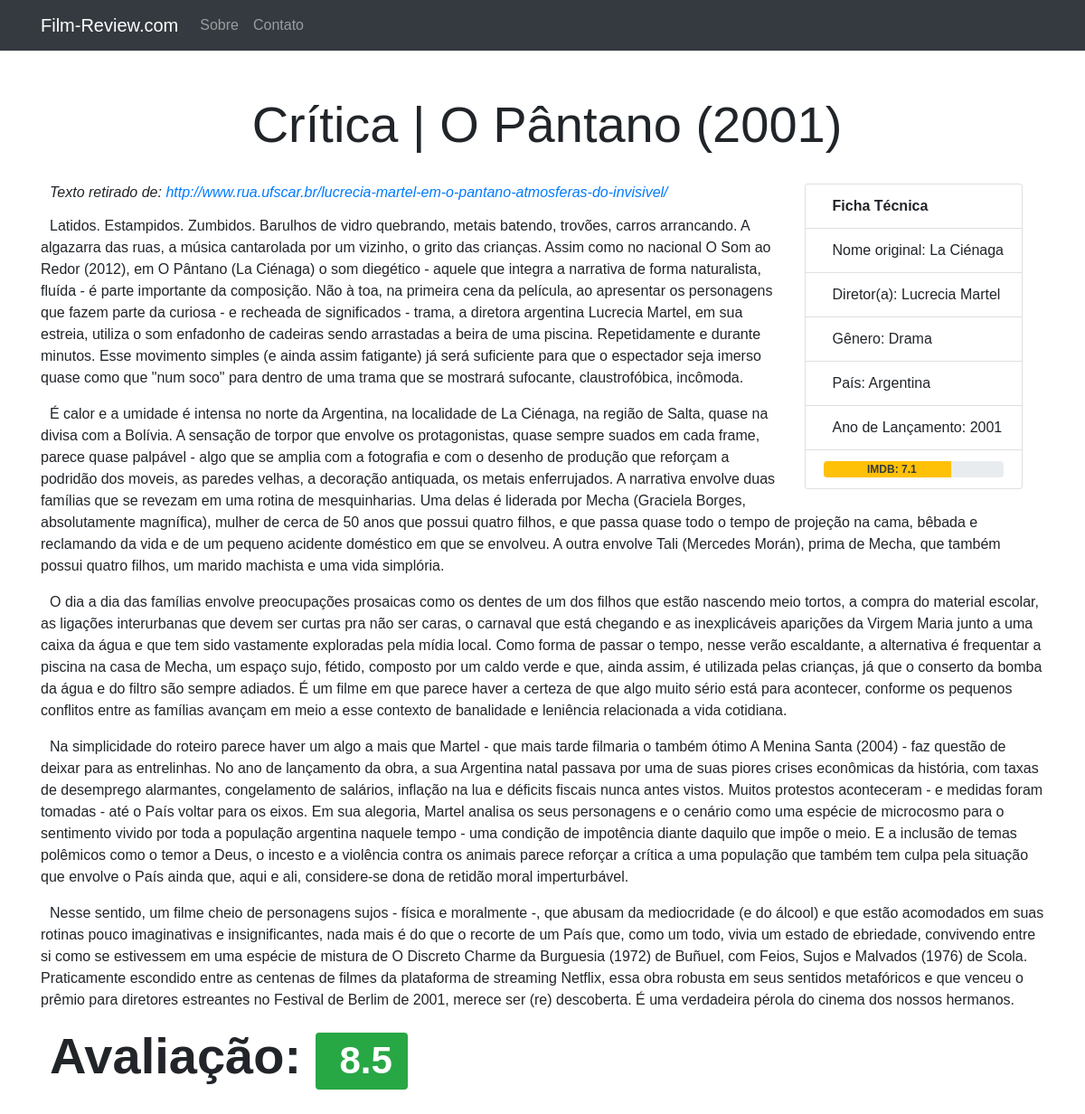
/reviews/4, run on an earlier commit of the app's database.
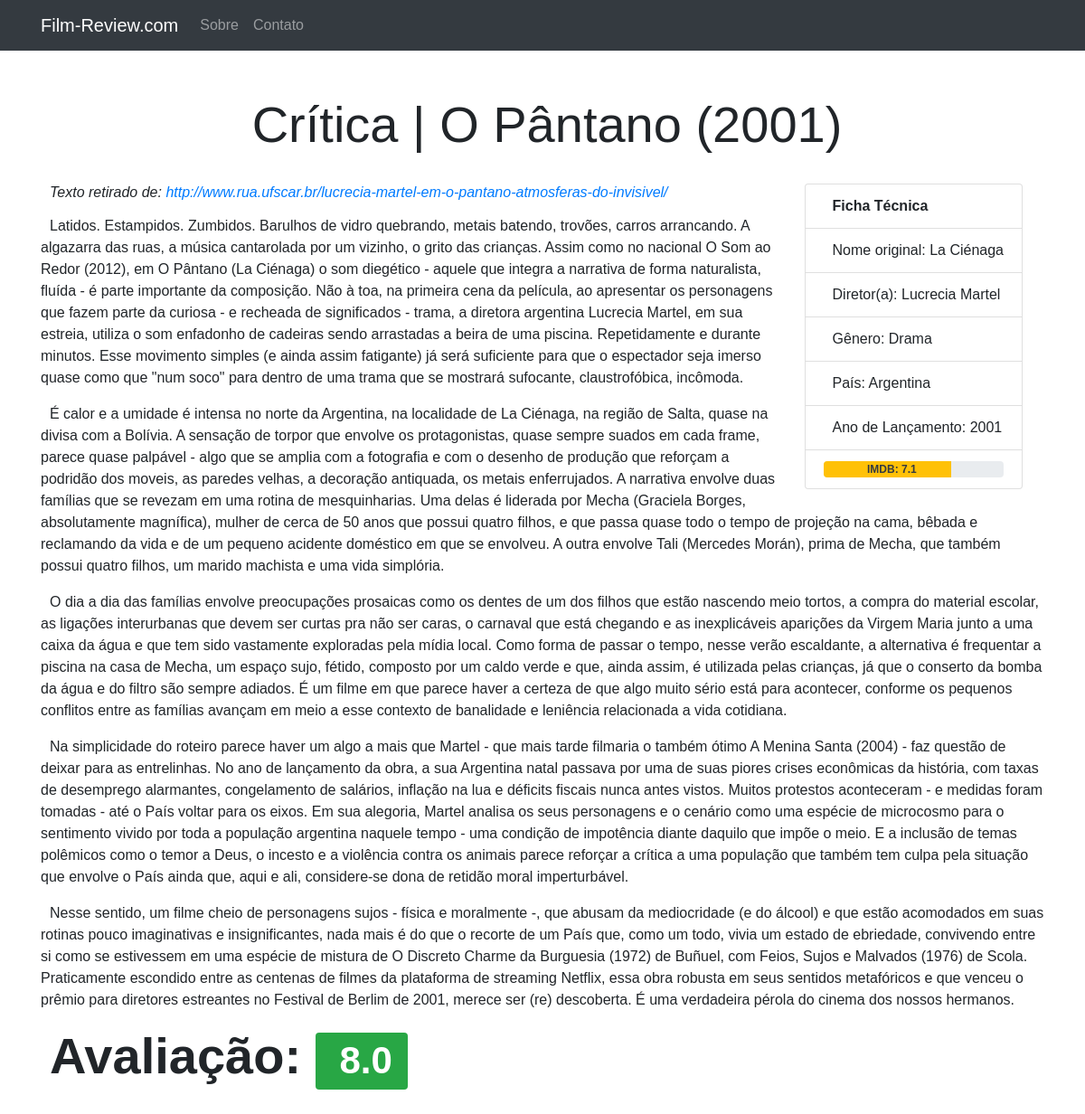
And on a later commit of the database.
### filmreview/models.py (models this page shows, shortened)
class Review(models.Model):
    movie_id = models.ForeignKey(Movie, on_delete=models.CASCADE)
    original_source = models.URLField()
    title = models.CharField(max_length=40)
    text = models.TextField()
    avaliation = models.FloatField(null=False)

### filmreview/views.py (the view)
# urls.py: path('reviews/<int:movie_id>', views.review),
def review(request, movie_id):
    movie = Movie.objects.get(pk=movie_id)
    review = Review.objects.get(movie_id=movie_id)
    context = {'movie': movie, 'review': review}
    return render(request, 'review.html', context)

### filmreview/templates/review.html (shortened to what this page needs)
{% extends 'base.html' %}
{% load static %}
{% load mathfilters %}
{% block content %}
<section id="review">
  <div class="container">
    <div id="review-header" class = "pt-4 mt-4" style="margin-top: 100px">
      <h2 class="display-4 text-center">
        {{ review.title }}
      </h2>
    </div>
    <div class="movie-info pt-4 float-lg-right">
      <ul class="list-group d-block mx-4">
        <li class="list-group-item font-weight-bold">Ficha Técnica</li>
        <li class="list-group-item">Nome original: {{movie.original_title}}</li>
        <li class="list-group-item">Diretor(a): {{movie.director_name}}</li>
        <li class="list-group-item">Gênero: {{movie.genre}}</li>
        <li class="list-group-item">País: {{movie.country}}</li>
        <li class="list-group-item">Ano de Lançamento: {{movie.release_year}}</li>
        <li class="list-group-item">
            <div class="progress text-center" style="height: 100%; width: 100%;">
              {% if movie.avg_imdb >= 8 %}
                <div
                  class="progress-bar bg-success"
                  role="progressbar"
                  style="width: {{ movie.avg_imdb|mul:10}}%;"
                  aria-valuenow="{{ movie.avg_imdb|mul:10}}"
                  aria-valuemin="0"
                  aria-valuemax="100"
                >
                <span class="text-light text-display-4 font-weight-bold">IMDB: {{movie.avg_imdb}}</span>
              {% elif movie.avg_imdb >= 5 and movie.avg_imdb < 8 %}
                <div
                class="progress-bar bg-warning"
                role="progressbar"
                style="width: {{ movie.avg_imdb|mul:10}}%;"
                aria-valuenow="{{ movie.avg_imdb|mul:10}}"
                aria-valuemin="0"
                aria-valuemax="100"
                >
                <span class="text-dark text-display-4 font-weight-bold">IMDB: {{movie.avg_imdb}}</span>
              {% endif %}
                </div>
              </div>
        </li>
      </ul>
      <br />
    </div>
    <div id = "review-body" class = "pt-4 mt-2">
      <h6 class="font-italic">
        Texto retirado de:
        <a href="{{review.original_source}}">{{review.original_source}}</a>
        <br>
      </h6>
      <p class="justify">{{review.text|linebreaks}}</p>
    </div>
    <div id="review-nota">
      <h4 class="font-weight-bold display-4">
        {% if review.avaliation >= 8 %}
        Avaliação: <span class="badge badge-success">{{review.avaliation}}</span>
        {% elif review.avaliation >= 5 and review.avaliation < 8 %}
        Avaliação: <span class="badge badge-warning text-dark px-2">{{review.avaliation}}</span>
        {% else %}
        Avaliação: <span class="badge badge-danger">{{review.avaliation}}</span>
        {% endif %}
      </h4>
      <br /><br />
    </div>
  </div>
</section>
{% endblock content %}

What changed in the data, as far as the page shows it:
changed Review "http://www.rua.ufscar.br/lucrecia-martel-em-o-pantano-atmosferas-do-invisivel/": avaliation "8.5" → "8.0"
